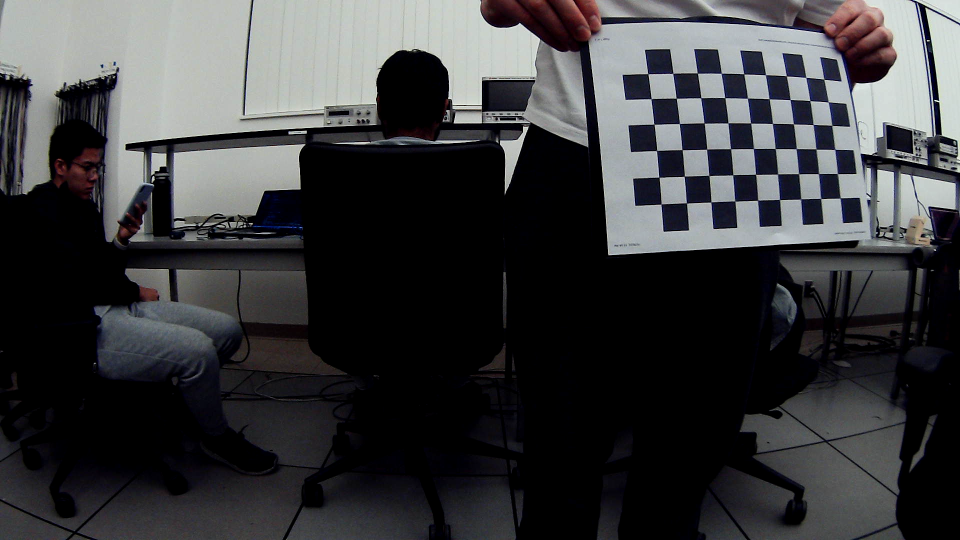
#> input picture VisionProcessing/data/stereoL/img1.png, 1920 x 1080 px, given in place of 1.png, which was not available (shown at 1/2 size)
$ python stereoCameraCalib.py   (older library calls are emulated)
#> lines starting #> are read from the running program, lines starting #| are printed output that depends on the picture; after the words box and inside, x2 and y2 are one past the last pixel; in counts of white or black regions, pixels touching at a corner belong together; pictures that were not available may be replaced by others from this repository, and a replacement may not be noted
import numpy as np
import cv2
from tqdm import tqdm

DIM=(1920, 1080)
K=np.array([[1053.9492767154009, 0.0, 951.950093568802], [0.0, 1052.5528725501529, 465.04595064900246], [0.0, 0.0, 1.0]])
D=np.array([[-0.05334899174471995], [0.004050987506634966], [-0.001763065658573223], [-0.0027162184694266523]])
map1, map2 = cv2.fisheye.initUndistortRectifyMap(K, D, np.eye(3), K, DIM, cv2.CV_16SC2)

# Set the path to the images captured by the left and right cameras
pathL = "./data/stereoL/"
pathR = "./data/stereoR/"

print("Extracting image coordinates of respective 3D pattern ....\n")

# Termination criteria for refining the detected corners
criteria = (cv2.TERM_CRITERIA_EPS + cv2.TERM_CRITERIA_MAX_ITER, 30, 0.001)


objp = np.zeros((9*6,3), np.float32)
objp[:,:2] = np.mgrid[0:9,0:6].T.reshape(-1,2)

img_ptsL = []
img_ptsR = []
obj_pts = []

for i in tqdm(range(1,35)):
    imgL = cv2.imread(pathL+"%d.png"%i)
#> imgL is the input picture: shape (1080, 1920, 3); mean B, G, R 61.6, 59.8, 59.2
    imgR = cv2.imread(pathR+"%d.png"%i)
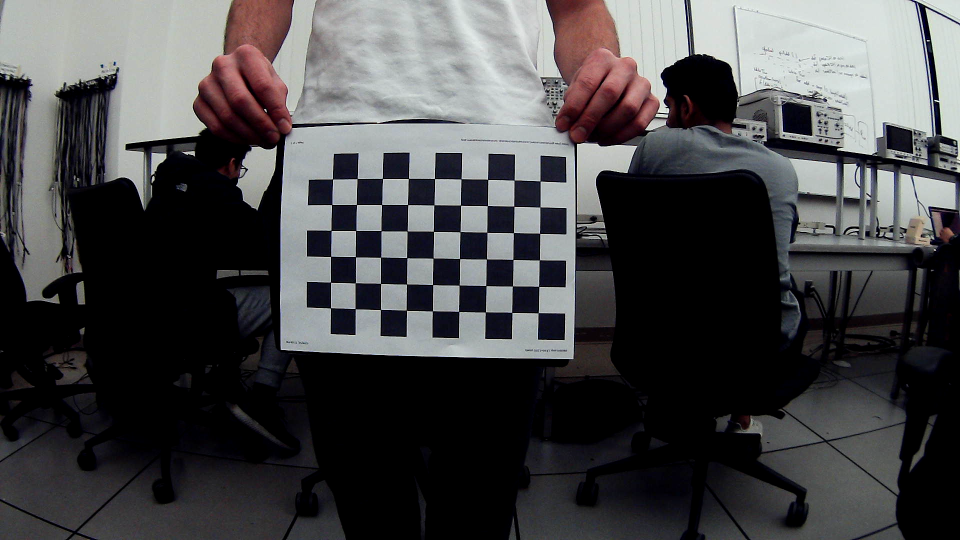
#> input picture VisionProcessing/data/stereoL/img10.png, 1920 x 1080 px, given in place of 1.png, which was not available (shown at 1/2 size)
#> imgR is the input picture: shape (1080, 1920, 3); mean B, G, R 72.8, 71.5, 71.8
    imgL = cv2.remap(imgL, map1, map2, interpolation=cv2.INTER_LINEAR, borderMode=cv2.BORDER_CONSTANT)
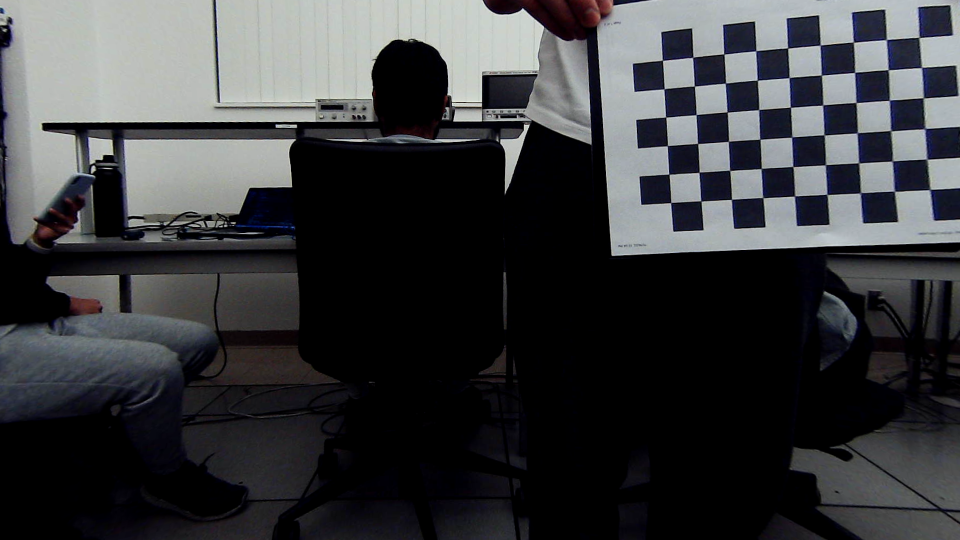
#> imgL: shape (1080, 1920, 3) (shown at 1/2 size); mean B, G, R 61.7, 59.3, 58.2
    imgR = cv2.remap(imgR, map1, map2, interpolation=cv2.INTER_LINEAR, borderMode=cv2.BORDER_CONSTANT)
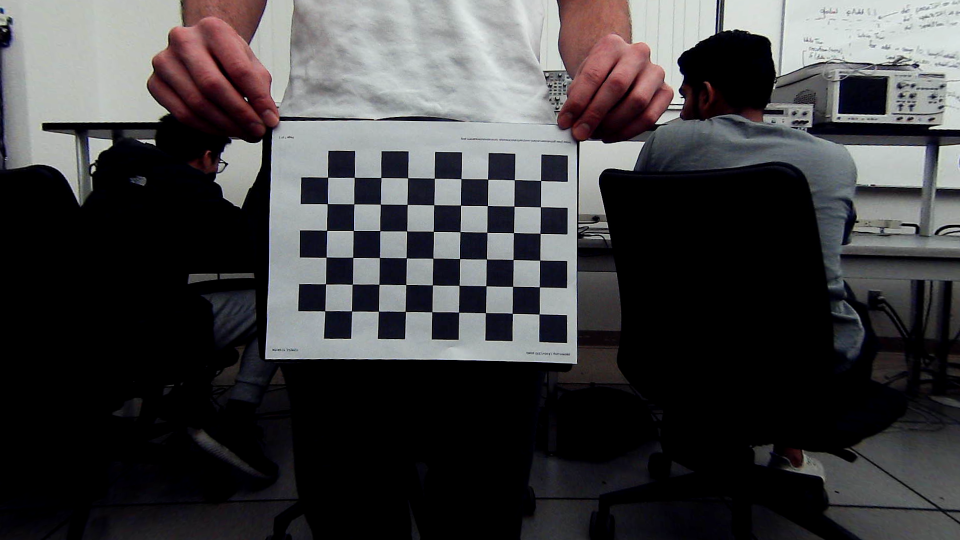
#> imgR: shape (1080, 1920, 3) (shown at 1/2 size); mean B, G, R 64.6, 63.1, 63.9
    imgL_gray = cv2.imread(pathL+"%d.png"%i,0)
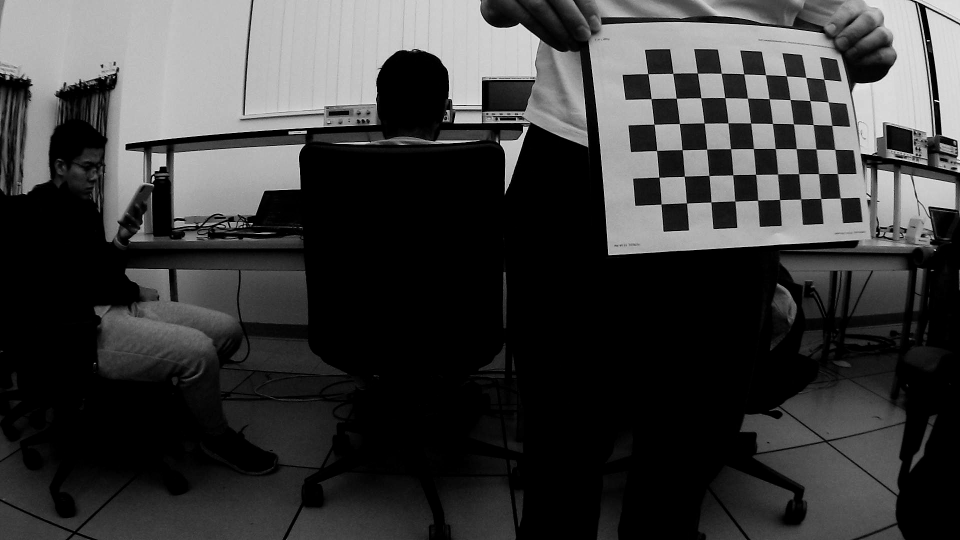
#> imgL_gray: shape (1080, 1920) (shown at 1/2 size); min 0, max 255, mean 59.5
    imgR_gray = cv2.imread(pathR+"%d.png"%i,0)
#> imgR_gray: shape (1080, 1920); min 0, max 255, mean 71.4
    imgL_gray = cv2.remap(imgL_gray, map1, map2, interpolation=cv2.INTER_LINEAR, borderMode=cv2.BORDER_CONSTANT)
    imgR_gray = cv2.remap(imgR_gray, map1, map2, interpolation=cv2.INTER_LINEAR, borderMode=cv2.BORDER_CONSTANT)
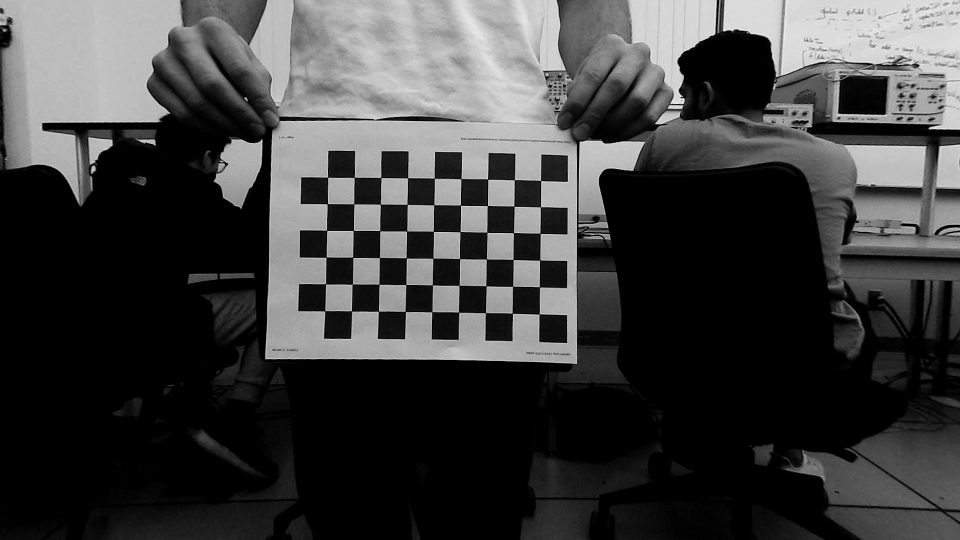
#> imgR_gray: shape (1080, 1920) (shown at 1/2 size); min 0, max 251, mean 63.2

    outputL = imgL.copy()
    outputR = imgR.copy()

    retR, cornersR =  cv2.findChessboardCorners(outputR,(9,6),None)
#> retR = True; cornersR = 54 rows, first 8: [1078.6, 628.6], [1024.9, 627.2], [971.3, 625.8], [917.6, 624.8], [864.1, 624], [811, 623], [757.4, 622.7], [703.6, 622.3]
    retL, cornersL = cv2.findChessboardCorners(outputL,(9,6),None)
#> retL = True; cornersL = 54 rows, first 8: [1860.5, 379.5], [1789.5, 383], [1721.5, 386], [1652.2, 389.3], [1589.5, 392.5], [1525.4, 396.5], [1464, 399.5], [1402.4, 402.5]

    if retR and retL:
        obj_pts.append(objp)
        cv2.cornerSubPix(imgR_gray,cornersR,(11,11),(-1,-1),criteria)
        cv2.cornerSubPix(imgL_gray,cornersL,(11,11),(-1,-1),criteria)
        cv2.drawChessboardCorners(outputR,(9,6),cornersR,retR)
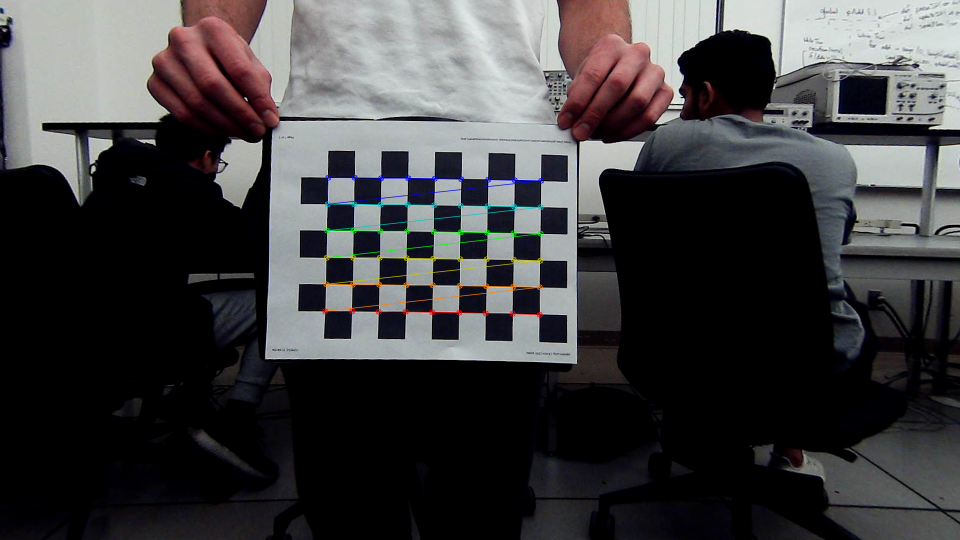
#> outputR: shape (1080, 1920, 3) (shown at 1/2 size); 0.88% of pixels changed, all inside (x1, y1, x2, y2) = (644, 349, 1089, 636)
        cv2.drawChessboardCorners(outputL,(9,6),cornersL,retL)
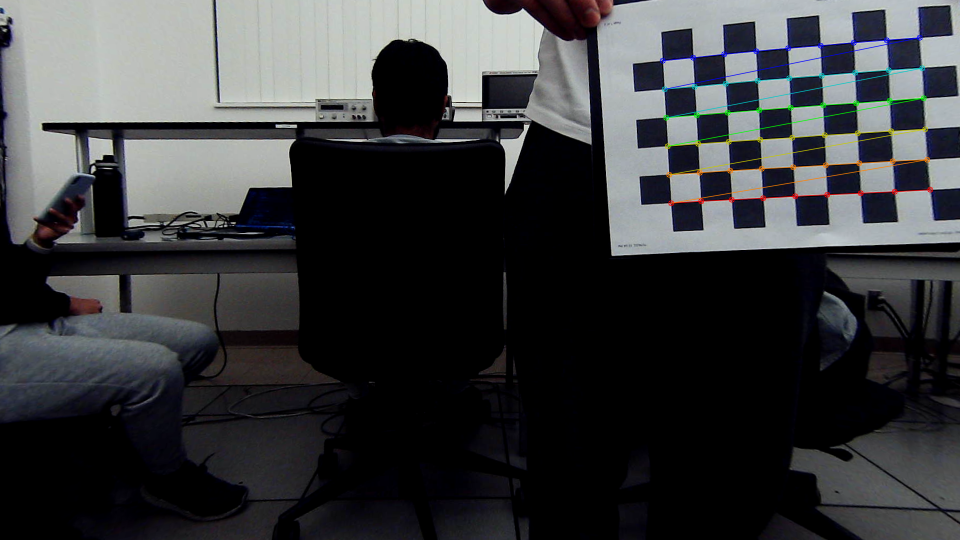
#> outputL: shape (1080, 1920, 3) (shown at 1/2 size); 1.02% of pixels changed, all inside (x1, y1, x2, y2) = (1319, 69, 1867, 413)
#> (the run stopped early here; a loop or call above may not have finished)
